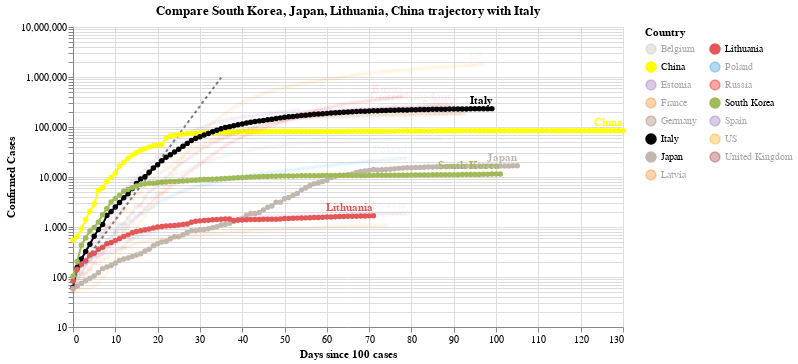

Notebook code for this chart:
### Code cell
#hide_input
chart3 = make_since_chart(dff2, ['South Korea', 'Japan', 'Lithuania', 'China'], baseline_countries)
chart3

### Figure 1 — Vega-Lite specification as saved in the notebook (floating-point values rounded to 4 significant figures; data arrays with more than 128 entries replaced by an {"elided": "..."} marker saying what was removed)
{"config": {"view": {"continuousWidth": 400, "continuousHeight": 300}}, "layer": [{"data": {"name": "data-628230001892d6798b50651be41d1b3e"}, "mark": {"type": "line", "color": "black", "opacity": 0.5, "strokeDash": [3, 3]}, "encoding": {"x": {"type": "quantitative", "field": "Days since 100 cases"}, "y": {"type": "quantitative", "field": "Confirmed Cases"}}}, {"data": {"name": "data-6a7443ff9da9454cacd4e482d2511f37"}, "mark": {"type": "line", "point": true}, "encoding": {"color": {"type": "nominal", "field": "Country", "legend": {"columns": 2}, "scale": {"domain": ["Belgium", "China", "Estonia", "France", "Germany", "Italy", "Japan", "Latvia", "Lithuania", "Poland", "Russia", "South Korea", "Spain", "US", "United Kingdom"], "range": ["#C1B7AD", "yellow", "#9467bd", "#F58518", "#9D755D", "black", "#C1B7AD", "#F58518", "#E45756", "#2495D3", "red", "#A1BA59", "#9467bd", "orange", "brown"]}}, "opacity": {"condition": {"value": 1, "selection": "selector001"}, "value": 0.05}, "tooltip": [{"type": "nominal", "field": "Country"}, {"type": "temporal", "field": "Date"}, {"type": "quantitative", "field": "Confirmed Cases"}, {"type": "quantitative", "field": "Days since 100 cases"}], "x": {"type": "quantitative", "field": "Days since 100 cases"}, "y": {"type": "quantitative", "field": "Confirmed Cases", "scale": {"type": "log"}}}, "selection": {"selector001": {"type": "multi", "fields": ["Country"], "bind": "legend", "init": [{"Country": "South Korea"}, {"Country": "Japan"}, {"Country": "Lithuania"}, {"Country": "China"}, {"Country": "Italy"}]}}, "width": 550}, {"data": {"name": "data-6a7443ff9da9454cacd4e482d2511f37"}, "mark": {"type": "text", "align": "right", "dy": -8, "fontWeight": "bold"}, "encoding": {"color": {"type": "nominal", "field": "Country", "legend": {"columns": 2}, "scale": {"domain": ["Belgium", "China", "Estonia", "France", "Germany", "Italy", "Japan", "Latvia", "Lithuania", "Poland", "Russia", "South Korea", "Spain", "US", "United Kingdom"], "range": ["#C1B7AD", "yellow", "#9467bd", "#F58518", "#9D755D", "black", "#C1B7AD", "#F58518", "#E45756", "#2495D3", "red", "#A1BA59", "#9467bd", "orange", "brown"]}}, "opacity": {"condition": {"value": 1, "selection": "selector001"}, "value": 0.05}, "text": {"type": "nominal", "field": "Country"}, "tooltip": [{"type": "nominal", "field": "Country"}, {"type": "temporal", "field": "Date"}, {"type": "quantitative", "field": "Confirmed Cases"}, {"type": "quantitative", "field": "Days since 100 cases"}], "x": {"type": "quantitative", "field": "Days since 100 cases"}, "y": {"type": "quantitative", "field": "Confirmed Cases", "scale": {"type": "log"}}}, "transform": [{"filter": "(datum['Date'] >= 1590883200000)"}], "width": 550}], "title": "Compare South Korea, Japan, Lithuania, China trajectory with Italy", "$schema": "https://vega.github.io/schema/vega-lite/v4.0.2.json", "datasets": {"data-628230001892d6798b50651be41d1b3e": [{"Days since 100 cases": 0, "Confirmed Cases": 100.0}, {"Days since 100 cases": 1, "Confirmed Cases": 130.0}, {"Days since 100 cases": 2, "Confirmed Cases": 169.0}, {"Days since 100 cases": 3, "Confirmed Cases": 219.7}, {"Days since 100 cases": 4, "Confirmed Cases": 285.6}, {"Days since 100 cases": 5, "Confirmed Cases": 371.3}, {"Days since 100 cases": 6, "Confirmed Cases": 482.7}, {"Days since 100 cases": 7, "Confirmed Cases": 627.5}, {"Days since 100 cases": 8, "Confirmed Cases": 815.7}, {"Days since 100 cases": 9, "Confirmed Cases": 1060.0}, {"Days since 100 cases": 10, "Confirmed Cases": 1379.0}, {"Days since 100 cases": 11, "Confirmed Cases": 1792.0}, {"Days since 100 cases": 12, "Confirmed Cases": 2330.0}, {"Days since 100 cases": 13, "Confirmed Cases": 3029.0}, {"Days since 100 cases": 14, "Confirmed Cases": 3937.0}, {"Days since 100 cases": 15, "Confirmed Cases": 5119.0}, {"Days since 100 cases": 16, "Confirmed Cases": 6654.0}, {"Days since 100 cases": 17, "Confirmed Cases": 8650.0}, {"Days since 100 cases": 18, "Confirmed Cases": 11250.0}, {"Days since 100 cases": 19, "Confirmed Cases": 14620.0}, {"Days since 100 cases": 20, "Confirmed Cases": 19000.0}, {"Days since 100 cases": 21, "Confirmed Cases": 24710.0}, {"Days since 100 cases": 22, "Confirmed Cases": 32120.0}, {"Days since 100 cases": 23, "Confirmed Cases": 41750.0}, {"Days since 100 cases": 24, "Confirmed Cases": 54280.0}, {"Days since 100 cases": 25, "Confirmed Cases": 70560.0}, {"Days since 100 cases": 26, "Confirmed Cases": 91730.0}, {"Days since 100 cases": 27, "Confirmed Cases": 119300.0}, {"Days since 100 cases": 28, "Confirmed Cases": 155000.0}, {"Days since 100 cases": 29, "Confirmed Cases": 201500.0}, {"Days since 100 cases": 30, "Confirmed Cases": 262000.0}, {"Days since 100 cases": 31, "Confirmed Cases": 340600.0}, {"Days since 100 cases": 32, "Confirmed Cases": 442800.0}, {"Days since 100 cases": 33, "Confirmed Cases": 575600.0}, {"Days since 100 cases": 34, "Confirmed Cases": 748300.0}, {"Days since 100 cases": 35, "Confirmed Cases": 972800.0}], "data-6a7443ff9da9454cacd4e482d2511f37": {"elided": "1380 records"}}}
